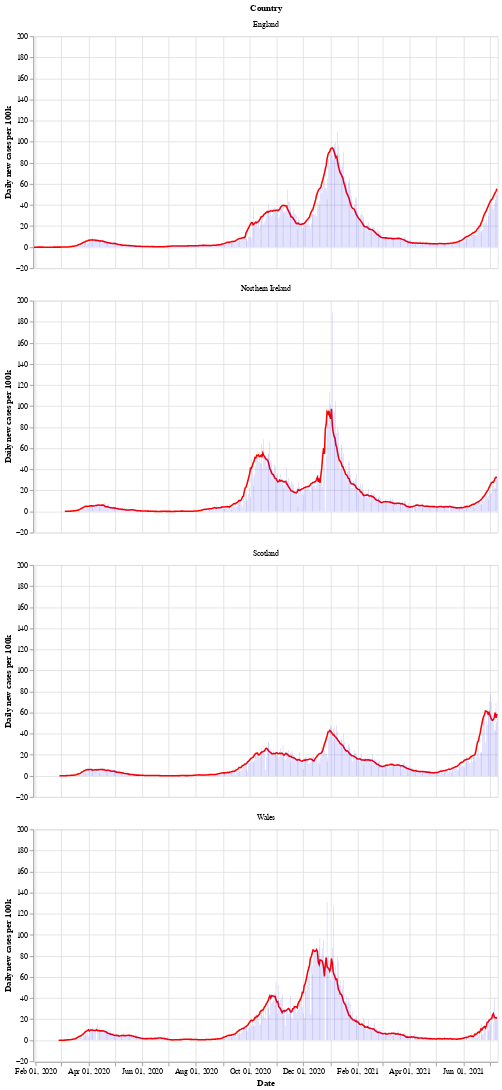

The notebook cell this image was saved under:
### Markdown cell above
Next is a bar chart of the number of new cases in each country (per 100k population), with the 7 day moving average of cases. Again we see that Wales saw a longer period of raising and falling cases compared to the other countries.

After a period of cases falling, each nation is now seeing a rise in the number of cases - especially in Wales.

### Code cell
# collapse
bars = alt.Chart(uk_cases).mark_bar().encode(
    x=alt.X("yearmonthdate(date):T", axis=alt.Axis(title='Date')),
    y=alt.Y("newCasesRate:Q", axis=alt.Axis(title='Daily new cases per 100k')),
    tooltip='newCasesRate',
    color=alt.condition(
        alt.datum.dailyChange > 0,
        alt.value("orange"),  # The positive color
        alt.value("blue")  # The negative color
    )
).properties(title='New cases per 100k population with rolling 7 day average', width=600).interactive()
line = alt.Chart(uk_cases).mark_line(
    color='red',
    size=2,
).transform_window(
    rolling_mean='mean(newCasesRate)',
    frame=[0, 7],
    groupby=['areaName']
).encode(
    x='yearmonthdate(date):T',
    y='rolling_mean:Q'
)
alt.layer(line, bars, data=uk_cases).facet(alt.Row('areaName', title='Country'), columns=1)

### Figure 1 — Vega-Lite specification as saved in the notebook (floating-point values rounded to 4 significant figures; data arrays with more than 128 entries replaced by an {"elided": "..."} marker saying what was removed)
{"config": {"view": {"continuousWidth": 400, "continuousHeight": 300}}, "data": {"name": "data-78f8d9f5c1d124dcad2b0d735d01da43"}, "facet": {"type": "nominal", "field": "areaName", "title": "Country"}, "spec": {"layer": [{"mark": {"type": "line", "color": "red", "size": 2}, "encoding": {"x": {"type": "temporal", "field": "date", "timeUnit": "yearmonthdate"}, "y": {"type": "quantitative", "field": "rolling_mean"}}, "transform": [{"window": [{"op": "mean", "field": "newCasesRate", "as": "rolling_mean"}], "frame": [0, 7], "groupby": ["areaName"]}]}, {"mark": "bar", "encoding": {"color": {"condition": {"value": "orange", "test": "(datum.dailyChange > 0)"}, "value": "blue"}, "tooltip": {"type": "quantitative", "field": "newCasesRate"}, "x": {"type": "temporal", "axis": {"title": "Date"}, "field": "date", "timeUnit": "yearmonthdate"}, "y": {"type": "quantitative", "axis": {"title": "Daily new cases per 100k"}, "field": "newCasesRate"}}, "selection": {"selector002": {"type": "interval", "bind": "scales", "encodings": ["x", "y"]}}, "title": "New cases per 100k population with rolling 7 day average", "width": 600}]}, "columns": 1, "$schema": "https://vega.github.io/schema/vega-lite/v4.8.1.json", "datasets": {"data-78f8d9f5c1d124dcad2b0d735d01da43": {"elided": "2016 records"}}}
